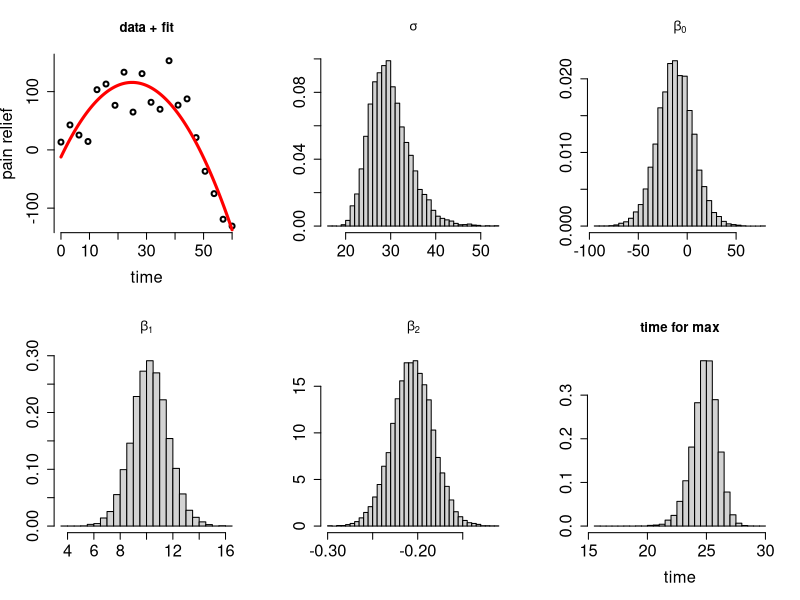

The R source for this figure:
# Script for KTH guest lecture in Feb 2019
# Author: Mattias Villani, Stockholm and Linkoping University. http://mattiasvillani.com

# Loading a package with multivariate normal distribution
#install.packages("mvtnorm")
library(mvtnorm)

# Just some figure settings
#install.packages("RColorBrewer")
library("RColorBrewer")
plotColors = brewer.pal(12, "Paired")
pointColor = plotColors[5] # Color for single dots
lwdDef = 8                 # Default line thickness
lwdThin = 6
lwdThinner = 3
pointSizeDef = 4
cexLabDef = 1.5            # Default scaling of font size labels
cexAxisDef = 1.5           # Default scaling of tick labels


# Defining a function that simulates from the scaled inverse Chi-square distribution
rScaledInvChi2 <- function(n, df, scale){
  return((df*scale)/rchisq(n,df=df))
}

BayesLinReg <- function(y, X, mu_0, Omega_0, v_0, sigma2_0, nIter){
  # Direct sampling from a Gaussian linear regression with conjugate prior:
  #
  # beta | sigma2 ~ N(mu_0, sigma2*inv(Omega_0))
  # sigma2 ~ Inv-Chi2(v_0,sigma2_0)
  # 
  # Author: Mattias Villani, IDA, Linkoping University. http://mattiasvillani.com
  #
  # INPUTS:
  #   y - n-by-1 vector with response data observations
  #   X - n-by-nCovs matrix with covariates, first column should be ones if you want an intercept.
  #   mu_0 - prior mean for beta
  #   Omega_0  - prior precision matrix for beta
  #   v_0      - degrees of freedom in the prior for sigma2
  #   sigma2_0 - location ("best guess") in the prior for sigma2
  #   nIter - Number of samples from the posterior (iterations)
  #
  # OUTPUTS:
  #   results$betaSample     - Posterior sample of beta.     nIter-by-nCovs matrix
  #   results$sigma2Sample   - Posterior sample of sigma2.   nIter-by-1 vector
  
  # Compute posterior hyperparameters
  n = length(y) # Number of observations
  nCovs = dim(X)[2] # Number of covariates
  XX = t(X)%*%X
  betaHat <- solve(XX,t(X)%*%y)
  Omega_n = XX + Omega_0
  mu_n = solve(Omega_n,XX%*%betaHat+Omega_0%*%mu_0)
  v_n = v_0 + n
  sigma2_n = as.numeric((v_0*sigma2_0 + ( t(y)%*%y + t(mu_0)%*%Omega_0%*%mu_0 - t(mu_n)%*%Omega_n%*%mu_n))/v_n)
  invOmega_n = solve(Omega_n)
  
  # The actual sampling
  sigma2Sample = rep(NA, nIter)
  betaSample = matrix(NA, nIter, nCovs)
  for (i in 1:nIter){
    
    # Simulate from p(sigma2 | y, X)
    sigma2 = rScaledInvChi2(n=1, df = v_n, scale = sigma2_n)
    sigma2Sample[i] = sigma2
    
    # Simulate from p(beta | sigma2, y, X)
    beta_ = rmvnorm(n=1, mean = mu_n, sigma = sigma2*invOmega_n)
    betaSample[i,] = beta_
    
  }
  return(results = list(sigma2Sample = sigma2Sample, betaSample=betaSample))
}

# Simuting some data from a quadratic model
set.seed(221)
n = 20 # Number of observations
x = seq(0,60,length = n)
beta0 = 0
beta1 = 10
beta2 = -0.2
sigmaEps = 50
y = beta0 + beta1*x + beta2*x^2 + sigmaEps*rnorm(n)
X = cbind(1,x,x^2)

# Plotting the data
png('FindingMax.png')
par(cex.lab=cexLabDef, cex.axis = cexAxisDef)
par(mfrow = c(2,3))
plot(x,y, xlab = 'time', ylab = 'pain relief', main ='data + fit', 
     axes=FALSE, lwd = 2)
axis(side = 1, at = seq(0, max(x), by = 10))
axis(side = 2, at = seq(-200, 200, by = 100))

# Simuting from the posterior of beta and sigma2
mu_0 = c(0,0,0)
Omega_0 = diag(c(0.01,2,4))
v_0 = 4
sigma2_0 = 0.2
nIter = 10000 # number of simulations from posterior 
simRes = BayesLinReg(y, X, mu_0, Omega_0, v_0, sigma2_0, nIter)

meanSigma = mean(sqrt(simRes$sigma2Sample))
meanBeta0 = mean(simRes$betaSample[,1])
meanBeta1 = mean(simRes$betaSample[,2])
meanBeta2 = mean(simRes$betaSample[,3])

xGrid = seq(min(x),max(x), length = 1000)
fit = meanBeta0 + meanBeta1*xGrid + meanBeta2*xGrid^2
lines(xGrid, fit, col ="red", lwd = lwdThinner)

hist(sqrt(simRes$sigma2Sample), 30, freq = F, xlab = '', ylab = "", main = expression(sigma))
hist(simRes$betaSample[,1], 30, freq = F, xlab = '', ylab = "", main = expression(beta[0]))
hist(simRes$betaSample[,2], 30, freq = F, xlab = '', ylab = "", main =expression(beta[1]))
hist(simRes$betaSample[,3], 30, freq = F, xlab = '', ylab = "", main =expression(beta[2]))

maxPoint = -simRes$betaSample[,2]/(2*simRes$betaSample[,3])
hist(maxPoint, 30, freq = F, xlab = 'time', ylab = "", main ='time for max')

dev.off()

